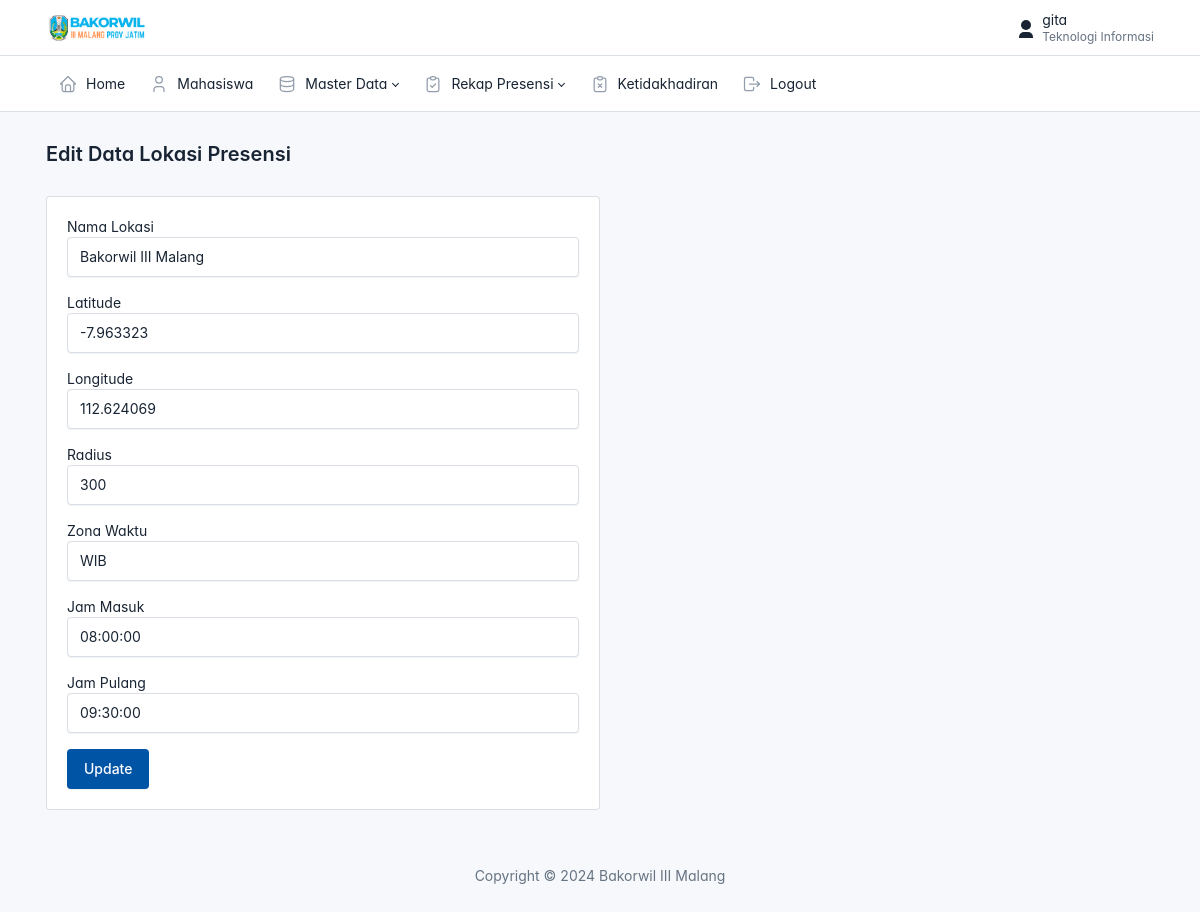
/admin/data_lokasi_presensi/edit.php?id=10 (signed in), run on the app's committed database.
### tables this page shows
CREATE TABLE `lokasi_presensi` (
  `id` int(11) NOT NULL,
  `nama_lokasi` varchar(225) NOT NULL,
  `latitude` varchar(50) NOT NULL,
  `longitude` varchar(50) NOT NULL,
  `radius` int(11) NOT NULL,
  `zona_waktu` varchar(4) NOT NULL,
  `jam_masuk` time NOT NULL,
  `jam_pulang` time NOT NULL
);

### config.php (called while the page is built, shortened)
<?php
function base_url($url = null)
{
    $base_url = 'http://localhost/presensi';
    if($url != null) {
        return $base_url . '/'.$url;
    } else {
        return $base_url;
    }
}

### admin/data_lokasi_presensi/edit.php (the view, shortened to what this page needs)
<?php
include('../layout/header.php');
require_once('../../config.php');
$id = isset($_GET['id']) ? $_GET['id'] : $_POST['id'];
$result = mysqli_query($connection, "SELECT * FROM lokasi_presensi WHERE id=$id");
while($lokasi = mysqli_fetch_array($result)) {
    $nama_lokasi = $lokasi['nama_lokasi'];
    $latitude = $lokasi['latitude'];
    $longitude = $lokasi['longitude'];
    $radius = $lokasi['radius'];
    $zona_waktu = $lokasi['zona_waktu'];
    $jam_masuk = $lokasi['jam_masuk'];
    $jam_pulang = $lokasi['jam_pulang'];
}
?>
        <div class="page-body">
          <div class="container-xl">
            <div class="card col-md-6">
                <div class="card-body">
                <form action="<?= base_url('admin/data_lokasi_presensi/edit.php') ?>" method="POST">
                    <div class="mb-3">
                        <label for="">Nama Lokasi</label>
                        <input type="text" class="form-control" name="nama_lokasi" value="<?= $nama_lokasi?>">
                    </div>
                    <div class="mb-3">
                        <label for="">Latitude</label>
                        <input type="text" class="form-control" name="latitude" value="<?= $latitude?>">
                    </div>
                    <div class="mb-3">
                        <label for="">Longitude</label>
                        <input type="text" class="form-control" name="longitude" value="<?= $longitude?>">
                    </div>
                    <div class="mb-3">
                        <label for="">Radius</label>
                        <input type="text" class="form-control" name="radius" value="<?= $radius?>">
                    </div>
                    <div class="mb-3">
                        <label for="">Zona Waktu</label>
                        <select name="zona_waktu" class="form-control">
                            <option <?php if($zona_waktu == 'WIB') {echo 'selected';
                                } ?> value="WIB">WIB</option>
                        </select>
                    </div>
                    <div class="mb-3">
                        <label for="">Jam Masuk</label>
                        <input type="text" class="form-control" name="jam_masuk" value="<?= $jam_masuk?>">
                    </div>
                    <div class="mb-3">
                        <label for="">Jam Pulang</label>
                        <input type="text" class="form-control" name="jam_pulang" value="<?= $jam_pulang?>">
                    </div>
                    <button type="submit" name="update" class="btn btn-primary">Update</button>
                </form>
                </div>
            </div>
          </div>
        </div>
<?php include('../layout/footer.php') ?>

### admin/layout/header.php (style rules this page uses)
:root { --tblr-font-sans-serif: 'Inter Var', -apple-system, BlinkMacSystemFont, San Francisco, Segoe UI, Roboto, Helvetica Neue, sans-serif; }
body { font-feature-settings: "cv03", "cv04", "cv11"; }

### data on the page
lokasi_presensi: nama_lokasi "Bakorwil III Malang", latitude "-7.963323", longitude "112.624069", radius "300", zona_waktu "WIB", jam_masuk "08:00:00", jam_pulang "09:30:00"

### other printed values
$_SESSION['nama'] "gita"
$_SESSION['jurusan'] "Teknologi Informasi"
$judul "Edit Data Lokasi Presensi"
